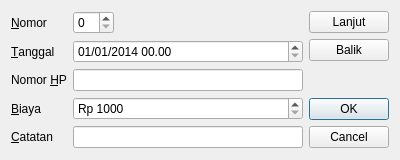
<?xml version="1.0" encoding="UTF-8"?>
<ui version="4.0">
 <class>Delegate</class>
 <widget class="QDialog" name="Delegate">
  <property name="geometry">
   <rect>
    <x>0</x>
    <y>0</y>
    <width>400</width>
    <height>160</height>
   </rect>
  </property>
  <property name="windowTitle">
   <string>Dialog</string>
  </property>
  <layout class="QGridLayout" name="gridLayout">
   <item row="0" column="0">
    <widget class="QLabel" name="label">
     <property name="text">
      <string>&amp;Nomor</string>
     </property>
     <property name="buddy">
      <cstring>ruasNmr</cstring>
     </property>
    </widget>
   </item>
   <item row="0" column="1">
    <widget class="QSpinBox" name="ruasNmr"/>
   </item>
   <item row="0" column="2">
    <spacer name="horizontalSpacer">
     <property name="orientation">
      <enum>Qt::Horizontal</enum>
     </property>
     <property name="sizeHint" stdset="0">
      <size>
       <width>171</width>
       <height>20</height>
      </size>
     </property>
    </spacer>
   </item>
   <item row="0" column="3" rowspan="5">
    <layout class="QVBoxLayout" name="verticalLayout">
     <item>
      <widget class="QPushButton" name="tombolLanjut">
       <property name="text">
        <string>Lanjut</string>
       </property>
      </widget>
     </item>
     <item>
      <widget class="QPushButton" name="tombolBalik">
       <property name="text">
        <string>Balik</string>
       </property>
      </widget>
     </item>
     <item>
      <spacer name="verticalSpacer">
       <property name="orientation">
        <enum>Qt::Vertical</enum>
       </property>
       <property name="sizeHint" stdset="0">
        <size>
         <width>20</width>
         <height>90</height>
        </size>
       </property>
      </spacer>
     </item>
     <item>
      <widget class="QDialogButtonBox" name="buttonBox">
       <property name="orientation">
        <enum>Qt::Vertical</enum>
       </property>
       <property name="standardButtons">
        <set>QDialogButtonBox::Cancel|QDialogButtonBox::Ok</set>
       </property>
      </widget>
     </item>
    </layout>
   </item>
   <item row="1" column="0">
    <widget class="QLabel" name="label_2">
     <property name="text">
      <string>&amp;Tanggal</string>
     </property>
     <property name="buddy">
      <cstring>ruasTanggal</cstring>
     </property>
    </widget>
   </item>
   <item row="1" column="1" colspan="2">
    <widget class="QDateTimeEdit" name="ruasTanggal">
     <property name="maximumDate">
      <date>
       <year>2025</year>
       <month>12</month>
       <day>31</day>
      </date>
     </property>
     <property name="minimumDate">
      <date>
       <year>2014</year>
       <month>1</month>
       <day>1</day>
      </date>
     </property>
     <property name="displayFormat">
      <string>dd/MM/yyyy HH.mm</string>
     </property>
    </widget>
   </item>
   <item row="2" column="0">
    <widget class="QLabel" name="label_3">
     <property name="text">
      <string>Nomor &amp;HP</string>
     </property>
     <property name="buddy">
      <cstring>ruasNomor</cstring>
     </property>
    </widget>
   </item>
   <item row="2" column="1" colspan="2">
    <widget class="QLineEdit" name="ruasNomor"/>
   </item>
   <item row="3" column="0">
    <widget class="QLabel" name="label_4">
     <property name="text">
      <string>&amp;Biaya</string>
     </property>
     <property name="buddy">
      <cstring>ruasBiaya</cstring>
     </property>
    </widget>
   </item>
   <item row="3" column="1" colspan="2">
    <widget class="QSpinBox" name="ruasBiaya">
     <property name="prefix">
      <string>Rp </string>
     </property>
     <property name="minimum">
      <number>1000</number>
     </property>
     <property name="maximum">
      <number>100000</number>
     </property>
     <property name="singleStep">
      <number>1000</number>
     </property>
    </widget>
   </item>
   <item row="4" column="0">
    <widget class="QLabel" name="label_5">
     <property name="text">
      <string>&amp;Catatan</string>
     </property>
     <property name="buddy">
      <cstring>ruasCatatan</cstring>
     </property>
    </widget>
   </item>
   <item row="4" column="1" colspan="2">
    <widget class="QLineEdit" name="ruasCatatan"/>
   </item>
  </layout>
 </widget>
 <resources/>
 <connections>
  <connection>
   <sender>buttonBox</sender>
   <signal>accepted()</signal>
   <receiver>Delegate</receiver>
   <slot>accept()</slot>
   <hints>
    <hint type="sourcelabel">
     <x>311</x>
     <y>243</y>
    </hint>
    <hint type="destinationlabel">
     <x>157</x>
     <y>274</y>
    </hint>
   </hints>
  </connection>
  <connection>
   <sender>buttonBox</sender>
   <signal>rejected()</signal>
   <receiver>Delegate</receiver>
   <slot>reject()</slot>
   <hints>
    <hint type="sourcelabel">
     <x>316</x>
     <y>260</y>
    </hint>
    <hint type="destinationlabel">
     <x>286</x>
     <y>274</y>
    </hint>
   </hints>
  </connection>
 </connections>
</ui>
